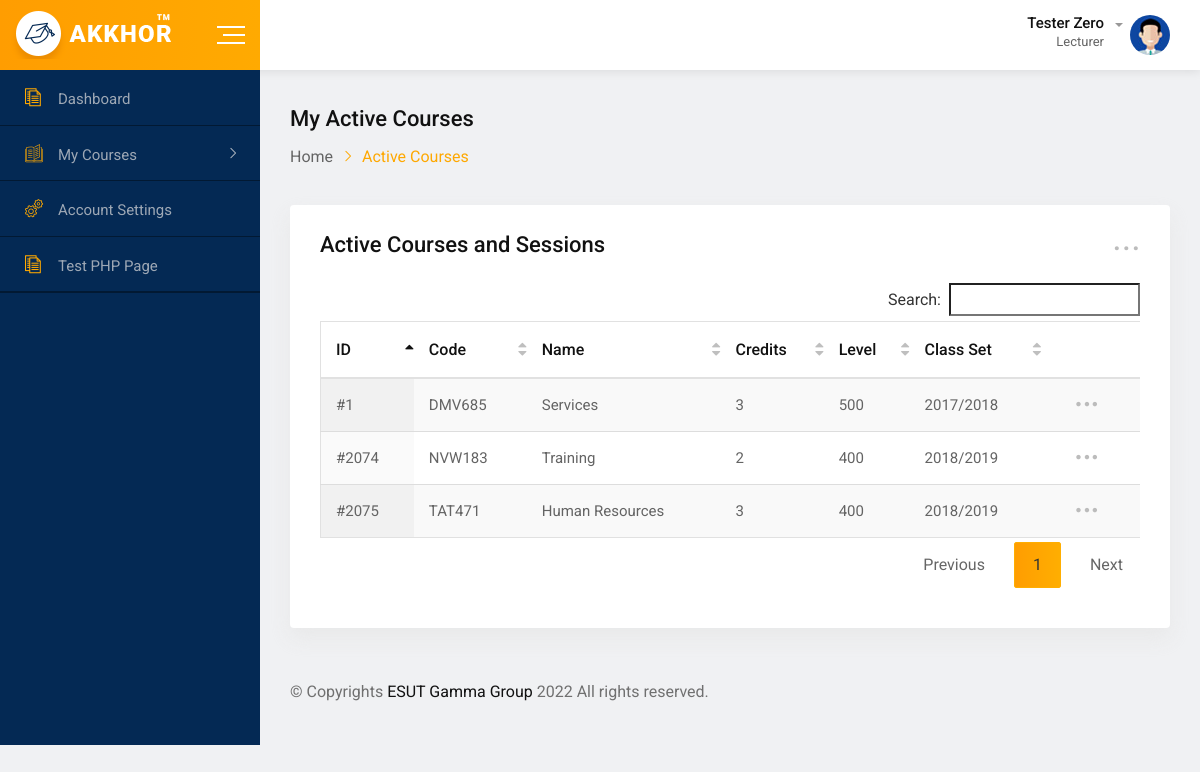
Before: /active-courses with the older database file.
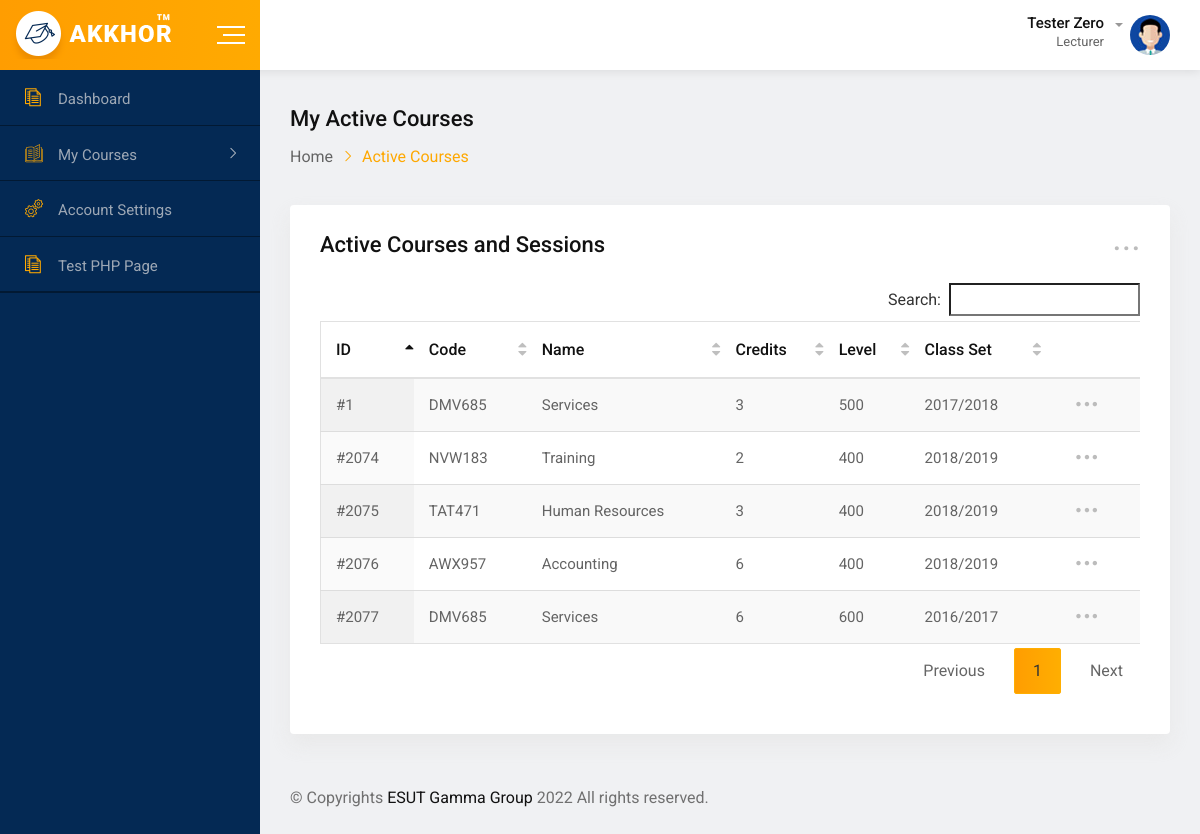
After: the same page with the newer database file.
### tables this page shows
CREATE TABLE `results` (
  `id` int(11) NOT NULL,
  `lecturer_id` int(11) NOT NULL DEFAULT 1,
  `course_id` int(11) NOT NULL,
  `course_credits` tinyint(4) NOT NULL DEFAULT 2,
  `set_year` varchar(50) NOT NULL DEFAULT '2017/2018',
  `year` year(4) NOT NULL DEFAULT current_timestamp(),
  `semester` int(1) NOT NULL DEFAULT 1,
  `has_practical` tinyint(1) NOT NULL DEFAULT 0,
  `practical_lecturer_id` int(11) DEFAULT NULL,
  `results` longtext NOT NULL DEFAULT '[     {         "reg_num": "2017030180311",         "incourse": [             {                 "title": "Quiz 1",                 "total": 10,                 "score": 10             },             {                 "title": "Assignment 1",                 "total": 20,                 "score": 15             },             {                 "title": "Project 1",                 "total": 30,                 "score": 30             },             {                 "title": "Attendance 1",                 "total": 10,                 "score": 10             },             {                 "title": "Attendance 2",                 "total": 10,                 "score": 10             }         ],         "exam": [             {                 "title": "Attendance 2",                 "total": 70,                 "score": 60             }         ]     } ]',
  `date_created` date NOT NULL DEFAULT current_timestamp(),
  `date_updated` datetime NOT NULL DEFAULT current_timestamp() ON UPDATE current_timestamp(),
  `deleted` int(11) NOT NULL DEFAULT 0,
  `inactive` tinyint(1) NOT NULL DEFAULT 0
);

CREATE TABLE `courses` (
  `id` int(11) NOT NULL,
  `course_name` varchar(200) NOT NULL,
  `course_code` varchar(10) NOT NULL,
  `department_id` int(11) NOT NULL,
  `date_created` date NOT NULL DEFAULT current_timestamp(),
  `date_updated` datetime NOT NULL DEFAULT current_timestamp() ON UPDATE current_timestamp(),
  `deleted` tinyint(1) NOT NULL DEFAULT 0,
  `department` int(11) NOT NULL
);

### config/connect.php (called while the page is built, shortened)
<?php
class DBController
{
	private $host = "localhost";
	private $user = "root";
	private $password = "";
	private $database = "esut_gamma";
	private $conn;
	function __construct()
	{
		$this->conn = $this->connectDB();
	}
	function connectDB()
	{
		$conn = mysqli_connect($this->host, $this->user, $this->password, $this->database);
		return $conn;
	}
	function connectPDO()
	{
		$dsn = "mysql:host=" . $this->host . ";dbname=" . $this->database;
		$options = [
			PDO::ATTR_EMULATE_PREPARES   => false,
			PDO::ATTR_ERRMODE            => PDO::ERRMODE_EXCEPTION,
			PDO::ATTR_DEFAULT_FETCH_MODE => PDO::FETCH_ASSOC,
			PDO::MYSQL_ATTR_FOUND_ROWS => true,
		];
		try {
			$pdo = new PDO($dsn, $this->user, $this->password, $options);
			return $pdo;
		} catch (Exception $e) {
			error_log($e->getMessage());
			exit('Something weird happened');
		}
	}
	function runQuery($query)
	{
		$result = mysqli_query($this->conn, $query);
		while ($row = mysqli_fetch_assoc($result)) {
			$resultset[] = $row;
		}
		if (!empty($resultset))
			return $resultset;
	}
	function runQueryWithoutResponse($query)
	{
		if (mysqli_query($this->conn, $query)) {
			return true;
		} else {
			die(mysqli_error($this->conn));
			return false;
		}
	}
	public function selectAllWhere($table, $where, $equals)
	{
		$query = "SELECT * FROM $table WHERE $where ='" . $equals . "' ORDER by id DESC";
		$result = $this->runQuery($query);
		return $result;
	}
	public function selectAllWhere_inactive($table, $where, $equals)
	{
		$query = "SELECT * FROM $table WHERE $where ='" . $equals . "' AND `inactive`= 0 ORDER by id DESC";
		$result = $this->runQuery($query);
		return $result;
	}
}

### functions/functions.php (called while the page is built, shortened)
<?php
$db_handle = new DBController();
function sanitize($data, $case = null)
{
  $result = htmlentities($data, ENT_QUOTES);
  if ($case == 'lower') {
    $result = strtoupper($result);
  } elseif ($case == 'none') {
  } elseif ($case == 'clean') {
    $result = ucwords(strtolower($result));
  } else {
    $result = strtoupper($result);
  }
  return $result;
}
function getCourseInfo($id)
{
  global $db_handle;
  $result = $db_handle->selectAllWhere('courses', 'id', $id);
  if (isset($result)) {
    return $result[0];
  } else {
    createLog('Failed', 'getCourseInfo');
    return false;
  }
}
function getActiveCoursesPerLecturer($id)
{
  global $db_handle;
  $result = $db_handle->selectAllWhere_inactive('results', 'lecturer_id', $id);
  if (isset($result)) {
    return $result;
  } else {
    createLog('Failed', 'getActivecoursesPerLecturer');
    return false;
  }
}
function getLecturerName($id)
{
  global $db_handle;
  $result = $db_handle->selectAllWhere('lecturers', 'id', $id);
  if (isset($result)) {
    return $result[0]['first_name'] . ' ' . $result[0]['last_name'];
  } else {
    createLog('Failed', 'getLecturerName');
    return false;
  }
}
function calculateStudentLevel($set)
{
  $set = explode('/', $set);
  $year = date('Y');
  $level = 0;
  if (isset($set[0])) {
    $level = ($year - $set[0]);
  }
  return ($level);
}
function createLog($title, $description)
{
  global $db_handle;
  $title = sanitize($title, 'clean');
  $description = sanitize($description, 'none');
  $query = "INSERT INTO `log` (
    `log_title`,
    `log_description`
         ) VALUES (
    '$title',
    '$description'
         )";
  return $db_handle->runQueryWithoutResponse($query);
}

### active-courses.php (the view, shortened to what this page needs)
<?php
require_once('config/connect.php');
require_once('functions/functions.php');
?>
<!doctype html>
<html class="no-js" lang="">
<head>
    <?php require_once('includes/head.php'); ?>
</head>
<body>
    <div id="wrapper" class="wrapper bg-ash">
        <?php require_once('includes/header.php') ?>
        <div class="dashboard-page-one">
            <?php require_once('includes/sidebar.php') ?>
            <div class="dashboard-content-one">
                <div class="breadcrumbs-area">
                    <h3>My Active Courses</h3>
                    <ul>
                        <li>
                            <a href="index">Home</a>
                        </li>
                        <li>Active Courses</li>
                    </ul>
                </div>
                <div class="row">
                    <div class="col-8-xxxl col-12">
                        <div class="card height-auto">
                            <div class="card-body">
                                <div class="heading-layout1">
                                    <div class="item-title">
                                        <h3>Active Courses and Sessions</h3>
                                    </div>
                                    <div class="dropdown">
                                        <a class="dropdown-toggle" href="#" role="button" data-toggle="dropdown" aria-expanded="false">...</a>
                                    </div>
                                </div>
                                <div class="table-responsive">
                                    <table class="table display data-table text-nowrap">
                                        <thead>
                                            <tr>
                                                <th>
                                                    <div class="form-chec">
                                                        <label class="form-check-label">ID</label>
                                                    </div>
                                                </th>
                                                <th>Code</th>
                                                <th>Name</th>
                                                <th>Credits</th>
                                                <th>Level</th>
                                                <th>Class Set</th>
                                                <th></th>
                                            </tr>
                                        </thead>
                                        <tbody>
                                            <?php $activeCourses = getActiveCoursesPerLecturer($_SESSION['lecturer_id']);
                                            if ($activeCourses) {
                                                foreach ($activeCourses as $course) {
                                                    $courseInfo = getCourseInfo($course['course_id']);
                                                    if ($courseInfo) {
                                            ?>
                                                        <?php
                                                        if (isset($_SESSION['active_course_id'])) {
                                                            if ($_SESSION['active_course_id'] == $course['course_id'] && $_SESSION['active_course_table_id'] == $course['id']) { ?>
                                                                <tr class="text-success">
                                                                <?php } else { ?>
                                                                <tr>
                                                                <?php }
                                                        } else { ?>
                                                                <tr>
                                                                <?php } ?>
                                                                <td>
                                                                    <div class="form-chec">
                                                                        <label class="form-check-label">#<?= $course['id'] ?></label>
                                                                    </div>
                                                                </td>
                                                                <td><?= $courseInfo['course_code'] ?></td>
                                                                <td><?= $courseInfo['course_name'] ?></td>
                                                                <td><?= $course['course_credits'] ?></td>
                                                                <td><?= calculateStudentLevel($course['set_year']) ?>00</td>
                                                                <td><?= $course['set_year'] ?></td>
                                                                <td>
                                                                    <div class="dropdown">
                                                                        <a href="#" class="dropdown-toggle" data-toggle="dropdown" aria-expanded="false">
                                                                            <span class="flaticon-more-button-of-three-dots"></span>
                                                                        </a>
                                                                            <?= $course['id'] ?><?= $course['course_id'] ?><?= $course['semester'] ?><?= $course['course_credits'] ?><?= $course['set_year'] ?><?= getLecturerName($course['practical_lecturer_id']) ?>
                                                                            <?= $course['id'] ?><?= $course['course_id'] ?><?= $course['semester'] ?><?= $course['course_credits'] ?><?= $course['set_year'] ?><?= getLecturerName($course['practical_lecturer_id']) ?>
                                                                            <?= $course['id'] ?><?= $course['course_id'] ?><?= $course['semester'] ?><?= $course['course_credits'] ?><?= $course['set_year'] ?><?= getLecturerName($course['practical_lecturer_id']) ?>
                                                                    </div>
                                                                </td>
                                                                </tr>
                                                    <?php    }
                                                }
                                            } ?>
                                        </tbody>
                                    </table>
                                </div>
                            </div>
                        </div>
                    </div>
                </div>
                <footer class="footer-wrap-layout1">
                    <?php require_once('includes/footer.php') ?>
                </footer>
            </div>
        </div>
    </div>
</body>
</html>

### includes/head.php (shortened to what this page needs)
<link rel="stylesheet" href="css/normalize.css?v=<?php echo time(); ?>">
<link rel="stylesheet" href="css/main.css?v=<?php echo time(); ?>">
<link rel="stylesheet" href="css/bootstrap.min.css?v=<?php echo time(); ?>">
<link rel="stylesheet" href="css/all.min.css?v=<?php echo time(); ?>">
<link rel="stylesheet" href="fonts/flaticon.css?v=<?php echo time(); ?>">
<link rel="stylesheet" href="css/fullcalendar.min.css?v=<?php echo time(); ?>">
<link rel="stylesheet" href="css/animate.min.css?v=<?php echo time(); ?>">
<link rel="stylesheet" href="style.css?v=<?php echo time(); ?>">
<link rel="stylesheet" href="css/select2.min.css?v=<?php echo time(); ?>">
<link rel="stylesheet" href="css/jquery.dataTables.min.css?v=<?php echo time(); ?>">
<link rel="stylesheet" href="css/datepicker.min.css?v=<?php echo time(); ?>">
<link rel="stylesheet" href="css/customStyle.css?v=<?php echo time(); ?>">

### includes/header.php (shortened to what this page needs)
<div class="navbar navbar-expand-md header-menu-one bg-light">
    <div class="nav-bar-header-one">
        <div class="header-logo">
            <a href="index">
                <img src="img/logo.png" alt="logo">
            </a>
        </div>
        <div class="toggle-button sidebar-toggle">
            <button type="button" class="item-link">
                <span class="btn-icon-wrap">
                    <span></span>
                    <span></span>
                    <span></span>
                </span>
            </button>
        </div>
    </div>
    <div class="header-main-menu collapse navbar-collapse" id="mobile-navbar">
        <ul class="navbar-nav">
            <li class="navbar-item dropdown header-admin">
                <a class="navbar-nav-link dropdown-toggle" href="#" role="button" data-toggle="dropdown" aria-expanded="false">
                    <div class="admin-title">
                        <h5 class="item-title"><?= $_SESSION['user_name'] ?></h5>
                        <span>Lecturer</span>
                    </div>
                    <div class="admin-img">
                        <img src="img/figure/admin.jpg" alt="Admin">
                    </div>
                </a>
            </li>
        </ul>
    </div>
</div>

### includes/sidebar.php (shortened to what this page needs)
<div class="sidebar-main sidebar-menu-one sidebar-expand-md sidebar-color">
    <div class="sidebar-menu-content">
        <ul class="nav nav-sidebar-menu sidebar-toggle-view">
            <li class="nav-item">
                <a href="index" class="nav-link"><i class="flaticon-script"></i><span>Dashboard</span></a>
            </li>
            <li class="nav-item sidebar-nav-item">
                <a href="all-courses" class="nav-link"><i class="flaticon-open-book"></i><span>My Courses</span></a>
            </li>
            <li class="nav-item">
                <a onclick="showAlert('Coming Soon!')" class="nav-link"><i class="flaticon-settings"></i><span>Account Settings</span></a>
            </li>
            <li class="nav-item">
                <a href="test.php" class="nav-link"><i class="flaticon-script"></i><span>Test PHP Page</span></a>
            </li>
            <li class="nav-item">
            </li>
        </ul>
    </div>
</div>

### includes/footer.php
<div class="copyright">© Copyrights <a href="#">ESUT Gamma Group</a> <?php echo date('Y') ?> All rights reserved.</div>

### css/main.css (style rules this page uses)
html { color: #222; font-size: 1em; line-height: 1.4; }
audio, canvas, iframe, img, svg, video { vertical-align: middle; }

Changed rows visible on the page:
added results: id "2077", course.course_code "DMV685", course.course_name "Services", course_credits "6", set_year "6", set_year "2016/2017"
added results: id "2076", course.course_code "AWX957", course.course_name "Accounting", course_credits "6", set_year "4", set_year "2018/2019"
